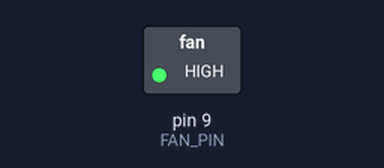
This sketch was run on a simulated Arduino Uno, built with avr-gcc and run on an emulated ATmega328P. Shown: switched loads named in the sketch (green lamp = pin HIGH).

Above: at 1.0 s.
At 3.0 s:
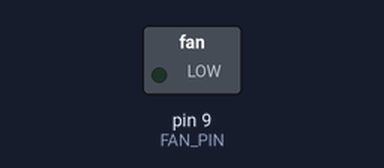
Timing chart, 0 to 5.2 s (numbered marks = the images above):
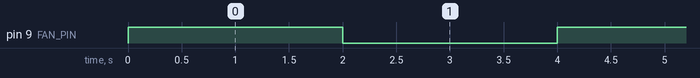

Measured:
- by itself, pin 9 (FAN_PIN): alternates HIGH for 2.0 s and LOW for 2.0 s

The sketch:

sketch_oct23a.ino
```cpp
const int FAN_PIN = 9; // Pin connected to the FAN

void setup() {
  pinMode(FAN_PIN, OUTPUT); // Set the FAN pin as an output
}

void loop() {
  digitalWrite(FAN_PIN, HIGH); // Turn the FAN on
  Serial.print("Fan-High");
  delay(2000);                 // Wait for 1 second
  digitalWrite(FAN_PIN, LOW);  // Turn the FAN off
  Serial.print("Fan-Low");
  delay(2000);                 // Wait for 1 second
}
```
